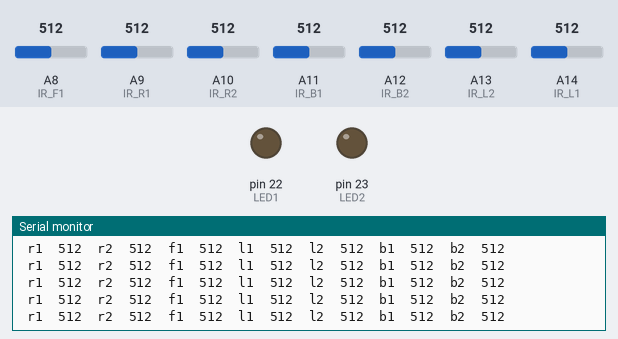
Bench run of a sketch on a simulated Arduino Mega 2560, built with avr-gcc and run on an emulated ATmega2560. Shown: output pins drawn as LEDs (lit = HIGH), the last lines printed to the serial monitor. The inputs (shaded band) are chosen by the test bench; at power-on: A8 (IR_F1) = 512, A9 (IR_R1) = 512, A10 (IR_R2) = 512, A11 (IR_B1) = 512, A12 (IR_B2) = 512, A13 (IR_L2) = 512, A14 (IR_L1) = 512.

Above: at 1.2 s.
1.3 s: A8 (IR_F1) set to 105
At 1.51 s:
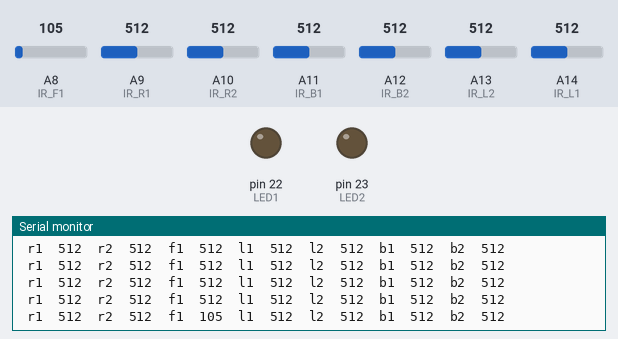
2.8 s: A8 (IR_F1) set to 93
At 3.04 s:
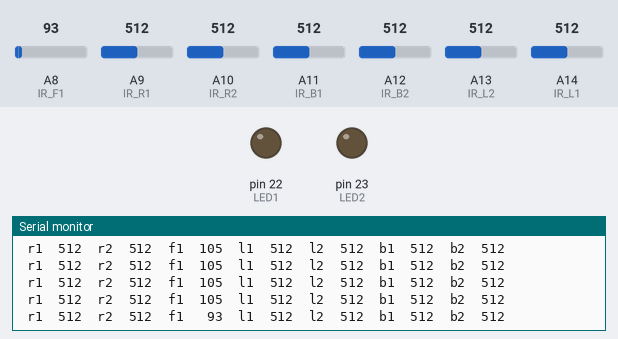
4.8 s: A9 (IR_R1) set to 105
At 4.88 s:
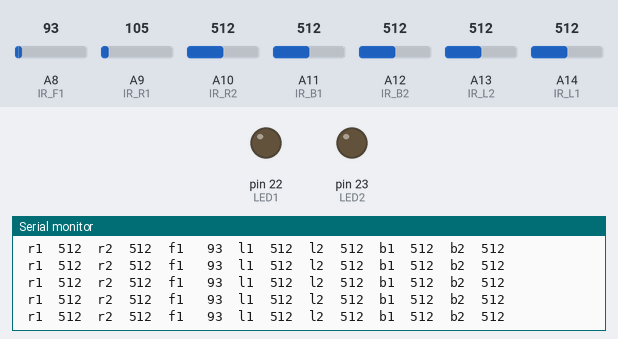
6.3 s: A9 (IR_R1) set to 94
At 6.72 s:
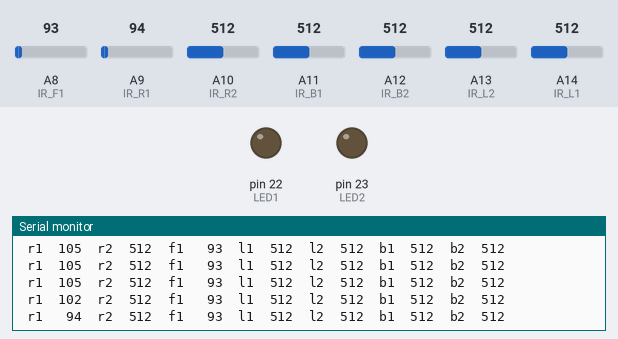
8.5 s: A10 (IR_R2) set to 105
At 8.56 s:
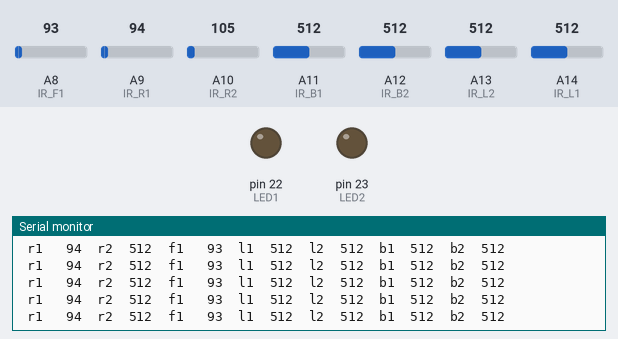
10.0 s: A10 (IR_R2) set to 90
At 10.4 s:
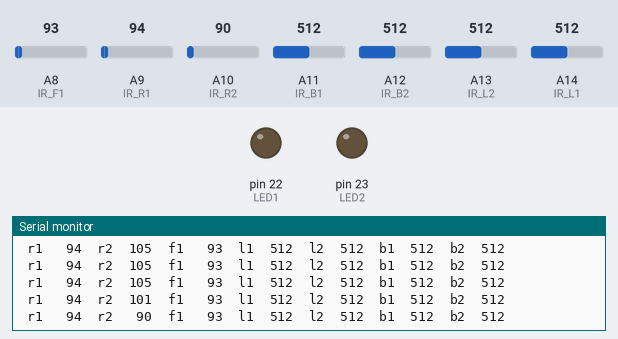
Timing chart, 0 to 13.0 s (numbered marks = the images above; inputs shaded):
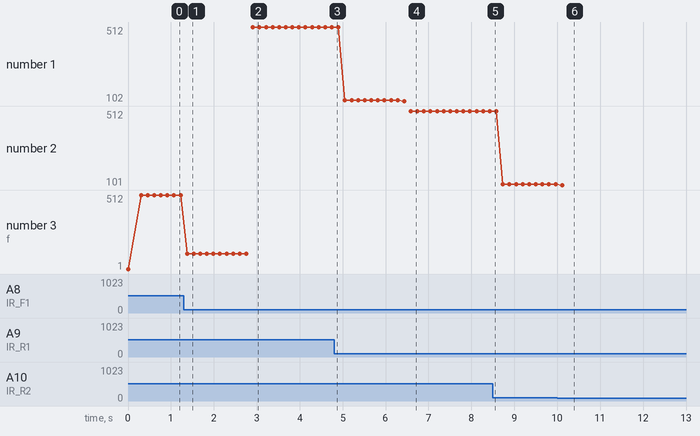

Measured:
- the behaviour switches between 100 and 99 on A8 (IR_F1) (found by bisection; images 1 and 2)
- the behaviour switches between 100 and 99 on A9 (IR_R1) (found by bisection; images 3 and 4)
- the behaviour switches between 100 and 99 on A10 (IR_R2) (found by bisection; images 5 and 6)
- after the input at 1.3 s, the serial monitor: prints a new line after 0.08 s (image 1)
- after the input at 2.8 s, the serial monitor: prints a new line after 0.11 s (image 2)
- after the input at 6.3 s, the serial monitor: prints a new line after 0.13 s (image 4)
- after the input at 10.0 s, the serial monitor: prints a new line after 0.11 s (image 6)
- plotted number 1: 105 → 102 after the input at 6.3 s

The sketch:

sketch.ino
```cpp
#ifndef PSTR
 #define PSTR // Make Arduino Due happy
#endif
//test LED pins
#define LED1 22
#define LED2 23
//EMF PINS
#define EMF1 A0
//IR PINS
#define IR_L1 A14
#define IR_L2 A13
#define IR_B1 A11
#define IR_B2 A12
#define IR_R1 A9
#define IR_R2 A10
#define IR_F1 A8

//8x8 pin
#define PINM 6
//7 segment pins
#define DATA 7     // serial pin
#define LATCH 9   // register clock pin
#define CLK 8     // serial clock pin
//encoder pins (PINAx MUST be interrupts)
//NOTE: MOTOR1 is RIGHT, MOTOR2 is LEFT
#define PINA1 2
#define PINB1 4
#define PINA2 3
#define PINB2 5
//tapper pins
#define PINA3 20
#define PINB3 26
volatile byte PinA1Last;
volatile byte PinA2Last;
volatile byte PinA3Last;
volatile int duration1;
volatile int duration2;
volatile int duration3;
volatile boolean Direction1;
volatile boolean Direction2;
volatile boolean Direction3;
//motor control
#define MOT1_PIN1 40
#define MOT1_PIN2 42
#define MOT1_PWM 44
#define MOT2_PIN1 41
#define MOT2_PIN2 43
#define MOT2_PWM 45
//tapper control
#define MOT3_PIN1 50
#define MOT3_PIN2 48
#define MOT3_PWM 46
//motor modulus
int motorMod = 0;

// just so we don't need to delete all the switch code
#define SWITCH_FR 1
#define SWITCH_FL 1

//button pins
#define GoPin 18 //Go button - INTERRUPT PIN
#define StopPin 19 //Stop button - INTERRUPT PIN
//button states
volatile char GoState = '0';
volatile char StopState = '0';  // should these be initialized in the setup function instead of here?
//sensor thresholds
int EMF_thresh = 45;
//parsing inputs
String command; //used to store command from serial
String value; //used to store value from serial
String response; //used to store response to main program

void ButtonStates(){
  int button1 = digitalRead(GoPin);
  int button2 = digitalRead(StopPin);
  if (button1 == HIGH) {
    GoState = '1';
  }
  if (button2 == HIGH)
    StopState = '0';
}

void GoButtonFunc() {
  int buttonStateGo = digitalRead(GoPin);
  if (buttonStateGo == HIGH) {
    GoState = '1';
  }
}
void StopButtonFunc() {
  int buttonStateStop = digitalRead(StopPin);
  if (buttonStateStop == HIGH) {
    StopState = '0';
  }
}

void setup() {
  //initialize led pins
  pinMode(LED1, OUTPUT);
  pinMode(LED2, OUTPUT);
  //initialize buttons
  pinMode(GoPin, INPUT); //setting pins for green button
  pinMode(StopPin, INPUT); //setting pins for red button
  //start serial
  Serial.begin(115200);
  //start serial1 to motor controller
  //Serial1.begin(115200);
  //send READY byte
  Serial.write('1');

}

void loop() {
  getObstacleReport();
  Serial.write('\n');
}

// command interpreter
void loopcommand() {

  command = "";
  value = "";
  int addTo = 0; //0 for command, 1 for value
  //ButtonStates();
  if(Serial.available()){
    while (Serial.available() > 0)
    {
      char readIn = (char)Serial.read();
      if (readIn == '\n') {
        break;
      }
      else if (readIn == '|') {
        addTo = 1;
        continue;
      }
      //other stuff that is important
      if (addTo == 0) {
        command += readIn;
      }
      else if (addTo == 1) {
        value += readIn;
      }
    }
    //clear anything remaining in serial
    while (Serial.available() > 0) {
      Serial.read();
    }
    response = interpretCommand(command,value);
    Serial.println(response); //sends response with \n at the end
  }
  //small delay
  delay(20);

}


String interpretCommand(String command, String value) {

  String responseString = "n";  // what this function returns
  String returnString = "";     // holds the return value of the command function

  //check if motor stuff
  if (command == "f") {
    returnString = goForward();
    responseString = "1";
    responseString += returnString;
  }
  else if (command == "l") {
    returnString = turnLeft();
    responseString = "1";
    responseString += returnString;
  }
  else if (command == "r") {
    returnString = turnRight();
    responseString = "1";
    responseString += returnString;
  }
  else if (command == "c") {
    if (value == "")
      returnString = "0";  // returnString = calibrateWithSwitches();
    else
      returnString = calibrateWithIR(value);
    responseString = "1";
    responseString += returnString;
  }
  else if (command == "A") {
    //perform tap
    returnString = performTap();
    responseString = "1";
    responseString += returnString;
  }

  //check if button stuff
  else if (command == "B") {
    if (value == "G") {
      responseString = "1";
      responseString += GoState;
    }
    else if (value == "S") {
      responseString = "1";
      responseString += StopState;
    }
  }
  //check if sensor stuff
  else if (command == "e") {
    responseString = "1";
    responseString += String(readEMF());
  }
  else if (command == "S") {
    if (value == "E") {
      responseString = "1";
      responseString += String(readEMF());
    }
    else if (value == "O") {
      responseString = "1";
      responseString += getObstacleReport();
    }
    else if (value == "F") {
      responseString = "1";
      //lol good luck with that
    }
  }

  //check if any BADs were obtained
  if (returnString == "BAD") {
    return "n";
  }
  return responseString;

}

//START OF MOTOR STUFF
void EncoderInit() {
  pinMode(PINB1,INPUT);
  pinMode(PINB2,INPUT);
  pinMode(PINB3,INPUT);
  attachInterrupt(digitalPinToInterrupt(PINA1),wheelSpeed1,CHANGE);
  attachInterrupt(digitalPinToInterrupt(PINA2),wheelSpeed2,CHANGE);
  attachInterrupt(digitalPinToInterrupt(PINA3),wheelSpeed3,CHANGE);
}

void MotorInit() {
  pinMode(MOT1_PIN1,OUTPUT);
  pinMode(MOT1_PIN2,OUTPUT);
  pinMode(MOT1_PWM,OUTPUT);
  pinMode(MOT2_PIN1,OUTPUT);
  pinMode(MOT2_PIN2,OUTPUT);
  pinMode(MOT2_PWM,OUTPUT);
  pinMode(MOT3_PIN1,OUTPUT);
  pinMode(MOT3_PIN2,OUTPUT);
  pinMode(MOT3_PWM,OUTPUT);
}

void wheelSpeed1() {
  int Lstate = digitalRead(PINA1);
  if((PinA1Last == LOW) && Lstate == HIGH)
  {
    int val = digitalRead(PINB1);
    if (val == LOW && Direction1)
    {
      Direction1 = false;
    }
    else if (val == HIGH && !Direction1)
    {
      Direction1 = true;
    }
  }
  PinA1Last = Lstate;
  if (!Direction1) duration1++;
  else duration1--;
}

void wheelSpeed2() {
  int Lstate = digitalRead(PINA2);
  if((PinA2Last == LOW) && Lstate == HIGH)
  {
    int val = digitalRead(PINB2);
    if (val == LOW && Direction2)
    {
      Direction2 = false;
    }
    else if (val == HIGH && !Direction2)
    {
      Direction2 = true;
    }
  }
  PinA2Last = Lstate;
  if (!Direction2) duration2++;
  else duration2--;
}

void wheelSpeed3() {
  int Lstate = digitalRead(PINA3);
  if((PinA3Last == LOW) && Lstate == HIGH)
  {
    int val = digitalRead(PINB3);
    if (val == LOW && Direction3)
    {
      Direction3 = false;
    }
    else if (val == HIGH && !Direction3)
    {
      Direction3 = true;
    }
  }
  PinA3Last = Lstate;
  if (!Direction3) duration3++;
  else duration3--;
}


void changeDirection(int pwm1, int pwm2) {
  if (pwm1 >= 0) {
    digitalWrite(MOT1_PIN1,HIGH);
    digitalWrite(MOT1_PIN2,LOW);
  }
  else {
    digitalWrite(MOT1_PIN1,LOW);
    digitalWrite(MOT1_PIN2,HIGH);
  }
  //set direction for motor 2
  if (pwm2 >= 0) {
    digitalWrite(MOT2_PIN1,HIGH);
    digitalWrite(MOT2_PIN2,LOW);
  }
  else {
    digitalWrite(MOT2_PIN1,LOW);
    digitalWrite(MOT2_PIN2,HIGH);
  }
}

void setTapperDirection(int pwm3) {
  if (pwm3 >= 0) {
    digitalWrite(MOT3_PIN1,HIGH);
    digitalWrite(MOT3_PIN2,LOW);
  }
  else {
    digitalWrite(MOT3_PIN1,LOW);
    digitalWrite(MOT3_PIN2,HIGH);
  }
}

//ACTUAL implementation for direct motor controller
int runMotorsTill(int value1, int value2, int pwm1, int pwm2) {
  //Serial.print("value1 = ");
  //Serial.print(value1);
  //Serial.print("value2 = ");
  //Serial.print(value2);
  //used for running time calculations
  unsigned long goT1 = 0;
  unsigned long goT2 = 0;
  //amount of running time
  duration1 = 0;
  duration2 = 0;
  //used to tell if motor should still be running
  bool on1 = true;
  bool on2 = true;

  //run motors
  //set direction for motor 1
  changeDirection(pwm1,pwm2);

  //if either motor should be running
  while (on1 || on2) {
    //if motor1 should be running
    if (on1) {
      //stop motor1
      if (duration1 >= value1) {
        analogWrite(MOT1_PWM,0);
        digitalWrite(LED1,LOW);
        on1 = false;
      }
      //if motor should be running
      else if (duration1 <= value1) {
        //Serial.println(duration1);
        analogWrite(MOT1_PWM,150);
        //updates durration if need be
        //changes initial start condition
        if(goT1 == 0)
          goT1 = millis();
        else
          duration1 += (int) millis() - goT1;
          goT1 = millis();
      }
    }
    //if motor2 should be running
    if (on2) {
      //stop motor2
      if (duration2 >= value2) {
        analogWrite(MOT2_PWM,0);
        digitalWrite(LED2,LOW);
        on2 = false;
      }
      //if motor should be running
      else if (duration2 <= value2) {
        //Serial.println(duration2);
        analogWrite(MOT2_PWM,150);
        //updates durration if need be
        //changes initial start condition
        if(goT2 == 0)
          goT2 = millis();
        else
          duration2 += (int) millis() - goT2;
          goT2 = millis();
      }
    }
  }
  //stop both motors now, promptly
  analogWrite(MOT1_PWM,0);
  analogWrite(MOT2_PWM,0);

  return 1;
}

//ACTUAL implementation for tapping
int runTappingTill(int value3, int pwm3) {
  duration3 = 0;
  bool on3 = true;
  int slowDiff = 400;
  int slowPWM = 255;
  int slowestPWM = 240;
  //set motor direction
  setTapperDirection(pwm3);
  //set PWM for motor to start it up
  analogWrite(MOT3_PWM,abs(pwm3));
  //do stuff while not done
  while (on3) {
    //if StopButton has been pressed, stop moving!
    if (StopState == '1') {
      break;
    }
    if (on3) {
      if (abs(duration3) >= value3) {
        analogWrite(MOT3_PWM,0);
        on3 = false;
      }
      else if (abs(duration3) >= value3-slowDiff) {
        int actualPWM3 = map(abs(duration3),value3-slowDiff,value3,slowPWM,slowestPWM);
        analogWrite(MOT3_PWM,actualPWM3-5);
      }
    }
  }
  //stop motor now!
  analogWrite(MOT3_PWM,0);

  return 1;
}

int runCalibrationWithSwitches(int value1, int value2, int pwm1, int pwm2, int backCount) {
  unsigned long lastGoCommand = millis();
  duration1 = 0;
  duration2 = 0;
  bool on1 = true;
  bool on2 = true;
  int slowDiff = 400;
  int slowPWM = 125;
  int slowestPWM = 85;
  //run motors
  //set direction for motor 1
  changeDirection(pwm1,pwm2);
  //set PWM for both with as little latency in between
  analogWrite(MOT1_PWM,abs(pwm1));
  digitalWrite(LED1,HIGH);
  analogWrite(MOT2_PWM,abs(pwm2));
  digitalWrite(LED2,HIGH);
  //do stuff while not done
  while (on1 || on2) {
    //if StopButton has been pressed, stop moving!
    if (StopState == '1') {
      digitalWrite(LED1,LOW);
      digitalWrite(LED2,LOW);
      break;
    }
    //get state of switches
    int switch1 = digitalRead(SWITCH_FR);
    int switch2 = digitalRead(SWITCH_FL);
    //determine what to do with info
    if (on1) {
      if (switch1 == LOW) {
        analogWrite(MOT1_PWM,0);
        digitalWrite(LED1,LOW);
        on1 = false;
      }
    }
    if (on2) {
      if (switch2 == LOW) {
        analogWrite(MOT2_PWM,0);
        digitalWrite(LED2,LOW);
        on2 = false;
      }
    }
  }
  //stop both motors now, promptly
  analogWrite(MOT1_PWM,0);
  analogWrite(MOT2_PWM,0);
  //now go backwards to be in center of block
  runMotorsTill(backCount,backCount-25,-145,-145);

  return 1;
}

int expMovingAvg(int newVal,int oldVal, double prefVal) {
  return int(newVal*prefVal + oldVal*(1.0-prefVal));
}

int runCalibrationPivotIR(int pin1, int pin2, int setPoint, int tolerance) {
  //1 is on the right, 2 is on the left, let's just roll with it, okay?
  int reading1 = analogRead(pin1);
  int reading2 = analogRead(pin2);
  int lastReading1 = reading1;
  int lastReading2 = reading2;
  double readingPref = 0.6;
  int readingDiff = reading1-reading2;
  int pidVal;
  int correctedPidVal;
  int minPWM = 65;
  int maxPWM = 200;
  int actualPWM;
  //start PID, set proportional/integral/derivative gains
  //do movement while readings are outside tolerance range
  int countGood = 0;
  int countRequired = 6;
  while (countGood < countRequired) {
    //first check if stop button has been pressed
    if (StopState == '1') {
      digitalWrite(LED1,LOW);
      digitalWrite(LED2,LOW);
      break;
    }
    if (readingDiff < setPoint+tolerance && readingDiff > setPoint-tolerance) {
      countGood += 1;
      analogWrite(MOT1_PWM,0);
      analogWrite(MOT2_PWM,0);
    }
    else {
      countGood = 0;
      //change equation for actualPWM to be reasonable with pidVals
      actualPWM = min(minPWM + abs(pidVal),maxPWM);
      //change directions appropriately, and use actualPWM
      changeDirection(pidVal,-pidVal);
      analogWrite(MOT1_PWM,actualPWM);
      analogWrite(MOT2_PWM,actualPWM);
    }
    //get new measurements now
    reading1 = expMovingAvg(analogRead(pin1),lastReading1,readingPref);
    reading2 = expMovingAvg(analogRead(pin2),lastReading2,readingPref);
    lastReading1 = reading1;
    lastReading2 = reading2;
    readingDiff = reading1-reading2;
    //now wait a little bit before trying again
    //pid.logDiagnosticInfo();
    //Serial.println(readingDiff);
    delay(10);
  }
  //stop both motors
  analogWrite(MOT1_PWM,0);
  analogWrite(MOT2_PWM,0);

  return 1;
}

String goForward() {
  //int actualDur = runMotorsTill(1500,1500,"1f9\r","2f9\r");
  int forwCount = 2512;
  int actualDur = runMotorsTill(forwCount,forwCount+20,251,255);
  return "1";
}

String performTap() {
  int encCount = 1725;
  int actualDur = runTappingTill(encCount,255);
  return "1";
}

String calibrateWithSwitches() {
  int calCount = 2000;
  int backCount = 500;
  int actualDur = runCalibrationWithSwitches(calCount-25,calCount+25,141,145,backCount);
  return "1";
}

String calibrateWithIR(String side) {
  //if L, use IR on left side
  int threshold = 5;
  if (side == "L")
    runCalibrationPivotIR(IR_L1,IR_L2,57,threshold);
  //if R, use IR on right side
  else if (side == "R")
    runCalibrationPivotIR(IR_R1,IR_R2,30,threshold);
  //if B, use IR on back side
  else if (side == "B")
    runCalibrationPivotIR(IR_B1,IR_B2,0,threshold);
  /*
  //if F, use IR on front side (might not use)
  else if (side == "F")
    runCalibrationPivotIR(IR_F1,IR_F2,0,threshold);
  */
  //signal if bad side received
  else
    return "BAD";
  return "1";
}

String goBackward() {
  //int actualDur = runMotorsTill(1500,1500,"1f9\r","2f9\r");
  int backCount = 2512;
  int actualDur = runMotorsTill(backCount,backCount,-255,-255);
  return "1";
}

//actually turns right
String turnLeft() {
  //int actualDur = runMotorsTill(1050,1050,"1f9\r","2r9\r");
  int actualDur = runMotorsTill(1500,1500,255,-255);
  return "1";
}

//actually turns left
String turnRight() {
  //int actualDur = runMotorsTill(1100,1100,"1r9\r","2f9\r");
  int actualDur = runMotorsTill(1500,1500,-255,255);
  return "1";
}
//END OF MOTOR STUFF

//START OF SENSOR STUFF
void sensorReport(String name, int number) {
  char tbs[16];

  sprintf(tbs, " %4d ", number);

  Serial.write(' ');
  Serial.print(name);
  // Serial.write(' ');
  Serial.print(tbs);
  // Serial.write(' ');
}

int getIRReading(int whichPin) {
  // average of lots of readings
  const long sampleCount = 200;
  long total = 0;
  for (int i = sampleCount; i > 0; --i) {
    total += analogRead(whichPin);
  }

  return total / sampleCount;
}

String getObstacleReport() {
  int r1 = getIRReading(IR_R1);
  int r2 = getIRReading(IR_R2);
  int l1 = getIRReading(IR_L1);
  int l2 = getIRReading(IR_L2);
  int b1 = getIRReading(IR_B1);
  int b2 = getIRReading(IR_B2);
  int f1 = getIRReading(IR_F1);

  String report = "";
  //report format: right,front,left,back
  int threshold = 190; //set this to something reasonable
  //check right
  sensorReport("r1", r1);
  sensorReport("r2", r2);
  if (analogRead(IR_R1) > threshold || analogRead(IR_R2) > threshold)
    report += '1';
  else
    report += '0';
  //check front
  sensorReport("f1", f1);
  if (analogRead(IR_F1) > threshold)// || analogRead(IR_F2) > threshold)
    report += '1';
  else
    report += '0';
  //check left
  sensorReport("l1", l1);
  sensorReport("l2", l2);
  if (analogRead(IR_L1) > threshold || analogRead(IR_L2) > threshold)
    report += '1';
  else
    report += '0';
  //check back
  sensorReport("b1", b1);
  sensorReport("b2", b2);
  if (analogRead(IR_B1) > threshold || analogRead(IR_B2) > threshold)
    report += '1';
  else
    report += '0';
  //return the report
  return report;
}

int readEMF() {
  return int(getEMFreading(EMF1) > EMF_thresh);
}

int getEMFreading(int port) {
  int count = 0;
  long int sum = 0;
  for (int i = 0; i < 500; i++) {
    int reading = analogRead(port);
    if (reading != 0) {
      count++;
      //sum += reading*reading;
      sum += pow(reading,2);
      //sum += abs(reading);
    }
  }
  long int average = 0;
  if (count > 0)
    average = sum/count;
  return average;
}
//END OF SENSOR STUFF


//START OF DISPLAY STUFF
void ButtonInit() {
  pinMode(GoPin,INPUT);
  pinMode(StopPin,INPUT);
  attachInterrupt(digitalPinToInterrupt(GoPin),GoButtonFunc, CHANGE);
  attachInterrupt(digitalPinToInterrupt(StopPin),StopButtonFunc, CHANGE);
}
//END OF DISPLAY STUFF
```
